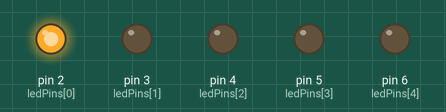
Recording of a sketch running on a simulated Arduino Uno, built with avr-gcc and run on an emulated ATmega328P. Parts: output pins drawn as LEDs (lit = HIGH).

Above: at 0.1 s.
At 0.5 s:
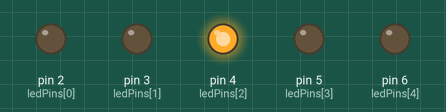
At 0.9 s:
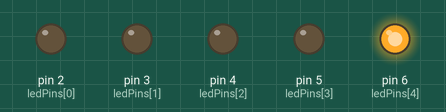
At 1.3 s:
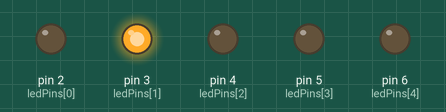
At 2.7 s:
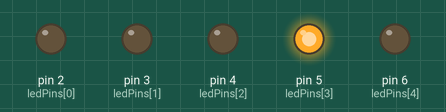
Timing chart, 0 to 3.0 s (numbered marks = the images above):
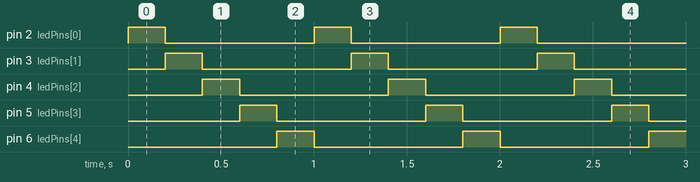

Measured:
- by itself, pin 2 (ledPins[0]), pin 3 (ledPins[1]), pin 4 (ledPins[2]), pin 5 (ledPins[3]), pin 6 (ledPins[4]): alternates HIGH for 0.20 s and LOW for 0.80 s
- by itself, everything shown: repeats every 1.0 s, in 5 steps

The sketch:

led_test.ino
```cpp
const int soundSensorPin = A2; // Analog pin connected to the sound sensor
const int ledPins[] = {2, 3, 4, 5, 6}; // Digital pins connected to the LEDs
const int powerPin = 13;
const int modeSwitchPin = 12;

void setup() {
  pinMode(soundSensorPin, INPUT);
  pinMode(powerPin, INPUT_PULLUP);
  pinMode(modeSwitchPin, INPUT_PULLUP);
  for (int i = 0; i < 5; i++) {
    pinMode(ledPins[i], OUTPUT); // Set the LED pins as outputs
  }
  Serial.begin(9600); // Initialize serial communication for debugging
}

void loop() {
  for (int i=0;i<5;i++){ digitalWrite(ledPins[i], HIGH); delay(200); digitalWrite(ledPins[i], LOW); }

}

// referenced LAB 4 code https://ublearns.buffalo.edu/d2l/lms/dropbox/user/folder_user_view_feedback.d2l?db=239431&grpid=0&isprv=0&bp=0&ou=307491
```
